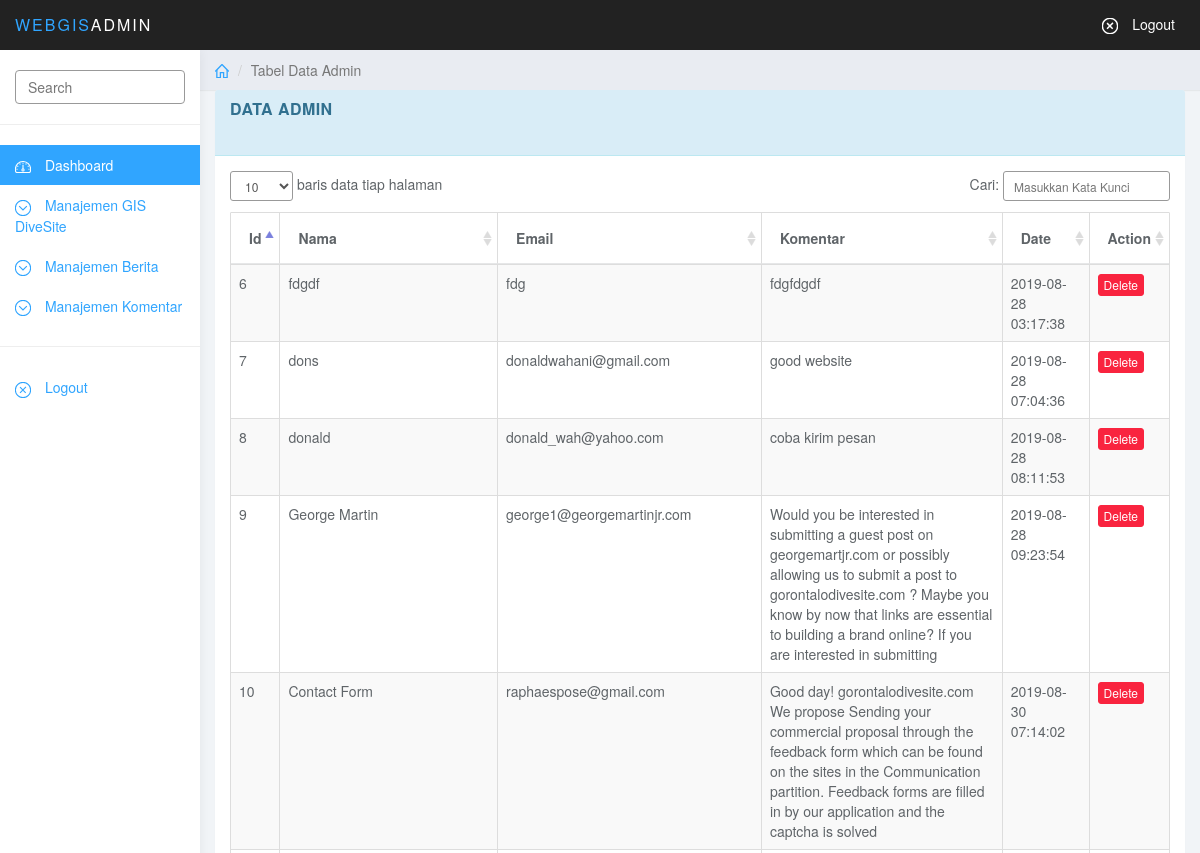
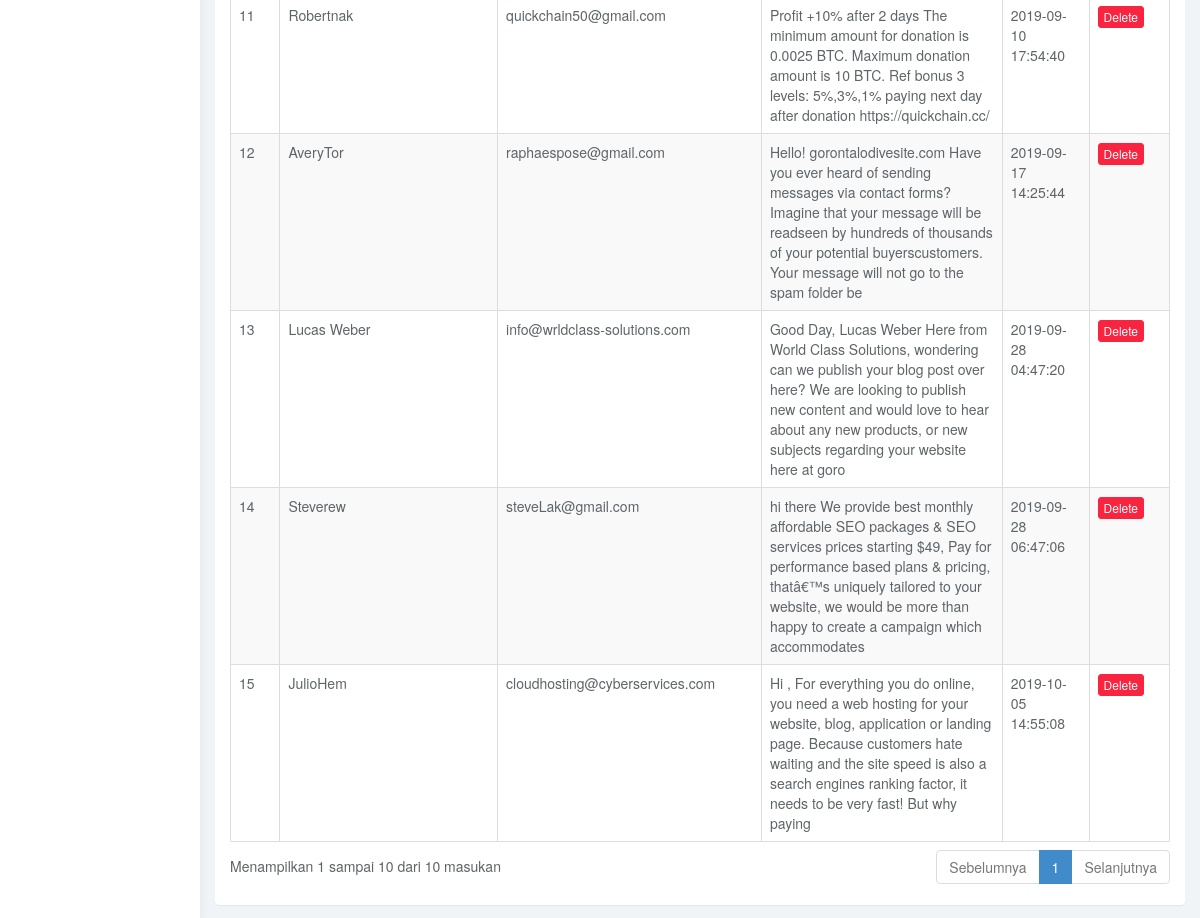
/tempatpanel/tabelkomentar.php (signed in), run on the app's committed database (2 pictures, top to bottom).
### tables this page shows
CREATE TABLE IF NOT EXISTS `comment` (
  `Id_comment` int(11) NOT NULL AUTO_INCREMENT,
  `nama` varchar(100) NOT NULL,
  `email` varchar(100) NOT NULL,
  `website` varchar(255) DEFAULT NULL,
  `komentar` text NOT NULL,
  `art_id` int(11) NOT NULL,
  `art_url` varchar(255) DEFAULT NULL,
  `date` datetime NOT NULL,
  PRIMARY KEY (`Id_comment`)
);

### tempatpanel/tabelkomentar.php (the view, shortened to what this page needs)
<!DOCTYPE html>
<html>
<head>
<link href="css/bootstrap.min.css" rel="stylesheet">
<link href="css/datepicker3.css" rel="stylesheet">
<link href="css/bootstrap-table.css" rel="stylesheet">
<link href="css/styles.css" rel="stylesheet">
    <link rel="stylesheet" href="css2/font-awesome.min.css">
    <link href="css2/datatable-bootstrap.css" rel="stylesheet">
</head>
<body>
	<nav class="navbar navbar-inverse navbar-fixed-top" role="navigation">
		<div class="container-fluid">
			<div class="navbar-header">
				<a class="navbar-brand" href="#"><span>WEBGIS</span>ADMIN</a>
				<ul class="user-menu">
						<li><a href="logout.php"><svg class="glyph stroked cancel"><use xlink:href="#stroked-cancel"></use></svg> Logout</a></li>
				</ul>
			</div>
		</div>
	</nav>
	<div id="sidebar-collapse" class="col-sm-3 col-lg-2 sidebar">
		<form role="search">
			<div class="form-group">
				<input type="text" class="form-control" placeholder="Search">
			</div>
		</form>
		<ul class="nav menu">
			<?php
			include"menu.php";
			?>
	</div>
	<div class="col-sm-9 col-sm-offset-3 col-lg-10 col-lg-offset-2 main">
		<div class="row">
			<ol class="breadcrumb">
				<li><a href="index.php"><svg class="glyph stroked home"><use xlink:href="#stroked-home"></use></svg></a></li>
				<li class="active">Tabel Data Admin</li>
			</ol>
		</div>
		<div class="row">
        <div class="col-md-12">
          <div class="panel panel-info panel-dashboard">
            <div class="panel-heading centered">
              <h2 class="panel-title"><strong>DATA ADMIN</strong></h2>
            </div>
            <div class="panel-body">
              <table class="table table-bordered table-striped table-admin">
              <thead>
                <tr>
					<th width="0%">Id</th>
					<th width="30%">Nama</th>
					<th width="30%">Email</th>
					<th width="30%">Komentar</th>
					<th width="30%">Date</th>
					<th width="20%">Action</th>
				</tr>
				<tbody>
				<?php
					include 'connection.php';
					$query  = "select * from comment order by Id_comment limit 1000";
					$res    = mysqli_query($con,$query);
					while($row=mysqli_fetch_array($res)){
						echo '<tr>';
						echo '<td>'. $row['Id_comment'] . '</td>';
						echo '<td>'. $row['nama'] . '</td>';
						echo '<td>'. $row['email'] . '</td>';
						echo '<td>'. $row['komentar'] . '</td>';
						echo '<td>'. $row['date'] . '</td>';
						echo '<td><a class="btn btn-xs btn-danger" href="hapuskomentar.php?Id_comment='. $row['Id_comment'] . '">Delete</a>
							  </td>';
						echo '</tr>';
					}
				?>
		 		</tbody>
            </table>
            </div>
            </div>
          </div>
        </div>
      </div>
</body>
</html>

### tempatpanel/menu.php (shortened to what this page needs)
<ul class="nav menu">
			<li class="active"><a href="index.php"><svg class="glyph stroked dashboard-dial"><use xlink:href="#stroked-dashboard-dial"></use></svg> Dashboard</a></li>
			<li class="parent ">
				<a href="#">
					<span data-toggle="collapse" href="#sub-item-1"><svg class="glyph stroked chevron-down"><use xlink:href="#stroked-chevron-down"></use></svg></span> Manajemen GIS DiveSite
				</a>
			</li>
			<li class="parent ">
				<a href="#">
					<span data-toggle="collapse" href="#sub-item-3"><svg class="glyph stroked chevron-down"><use xlink:href="#stroked-chevron-down"></use></svg></span> Manajemen Berita
				</a>
			</li>
			 <li class="parent ">
                <a href="#">
                    <span data-toggle="collapse" href="#sub-item-4"><svg class="glyph stroked chevron-down"><use xlink:href="#stroked-chevron-down"></use></svg></span> Manajemen Komentar
                </a>
            </li>
            <li role="presentation" class="divider"></li>
            <li><a href="logout.php"><svg class="glyph stroked cancel"><use xlink:href="#stroked-cancel"></use></svg> Logout</a></li>
        </ul>

### tempatpanel/css/styles.css (style rules this page uses)
body { background: #f1f4f7; padding-top: 50px; color: #5f6468; }
a, a:hover, a:focus { color: #30a5ff; }
h1, h2, h3, h4, h5, h6 { color: #5f6468; }
h2 { font-weight: 300; margin-bottom: 20px; }
.form-control { border: 1px solid #999; box-shadow: none; }
.navbar-header .navbar-brand { color: #fff; font-size: 16px; text-transform: uppercase; font-weight: 500; letter-spacing: 2px; }
.navbar-header .navbar-brand span { color: #30a5ff; }
.btn-danger, .btn-danger:hover, .btn-danger:focus, .btn-danger:active, .btn-danger.active, .open > .dropdown-toggle.btn-danger, .btn-danger.disabled, .btn-danger[disabled], fieldset[disabled] .btn-danger, .btn-danger.disabled:hover, .btn-danger[disabled]:hover, fieldset[disabled] .btn-danger:hover, .btn-danger.disabled:focus, .btn-danger[disabled]:focus, fieldset[disabled] .btn-danger:focus, .btn-danger.disabled:active, .btn-danger[disabled]:active, fieldset[disabled] .btn-danger:active, .btn-danger.disabled.active, .btn-danger[disabled].active, fieldset[disabled] .btn-danger.active { background-color: #f9243f; border-color: #f9243f; }
.panel { border: 0; }
.panel-heading { font-size: 18px; font-weight: 300; letter-spacing: 0.025em; height: 66px; line-height: 45px; }
.navbar { border: 0; }
.user-menu { display: inline-block; margin-top: 14px; margin-right: 10px; float: right; list-style: none; padding: 0; }
.user-menu a { color: #fff; }
.sidebar { display: block; background-color: #fff; padding: 0; display: none; }
.sidebar form { padding: 20px 15px 5px 15px; border-bottom: 1px solid #eee; margin-bottom: 20px; }
@media (min-width: 768px) { .sidebar { display: block; position: fixed; top: 50px; bottom: 0; left: 0; z-index: 1000; display: block; margin: 0; padding: 0; overflow-x: hidden; overflow-y: auto; background-color: #fff; box-shadow: 1px 0px 10px rgba(0, 0, 0, .05); } }
@media (min-width: 768px) { .navbar-header { width: 100%; } }
.sidebar ul.nav .active a, .sidebar ul.nav li.parent a.active, .sidebar ul.nav .active > a:hover, .sidebar ul.nav li.parent a.active:hover, .sidebar ul.nav .active > a:focus, .sidebar ul.nav li.parent a.active:focus { color: #fff; background-color: #30a5ff; }
.sidebar ul.nav li.divider { border-bottom: 1px solid #eee; margin: 20px 0; }
.breadcrumb { border-radius: 0; padding: 10px 15px; background: #e9ecf2; box-shadow: 0 1px 1px rgba(0, 0, 0, .05); margin: 0 ; }
.table { background: #fff; }
.table>thead>tr>th { border-bottom: 1px solid #e6e7e8; vertical-align: middle; height: 50px; }
.sidebar .glyph, .user-menu .glyph { height: 16px; width: 16px; margin: 0 10px 0 0; stroke-width: 3px; }
.user-menu .glyph { stroke-width: 4px; }
.breadcrumb .glyph { height: 14px; width: 14px; margin: -2px 0 0 0; stroke-width: 4px; }

### data on the page
comment: Id_comment "6", nama "fdgdf", email "fdg", komentar "fdgfdgdf", date "2019-08-28 03:17:38"
comment: Id_comment "7", nama "dons", email "donaldwahani@gmail.com", komentar "good website", date "2019-08-28 07:04:36"
comment: Id_comment "8", nama "donald", email "donald_wah@yahoo.com", komentar "coba kirim pesan", date "2019-08-28 08:11:53"
comment: Id_comment "9", nama "George Martin", email "george1@georgemartinjr.com", komentar "Would you be interested in submitting a guest post on georgemartjr.com or possibly allowing us to submit a post to gorontalodivesite.com ? Maybe you know by now that links are essential to building a brand online? If you are interested in submitting", date "2019-08-28 09:23:54"
comment: Id_comment "10", nama "Contact Form", email "raphaespose@gmail.com", komentar "Good day! gorontalodivesite.com We propose Sending your commercial proposal through the feedback form which can be found on the sites in the Communication partition. Feedback forms are filled in by our application and the captcha is solved", date "2019-08-30 07:14:02"
comment: Id_comment "11", nama "Robertnak", email "quickchain50@gmail.com", komentar "Profit +10% after 2 days The minimum amount for donation is 0.0025 BTC. Maximum donation amount is 10 BTC. Ref bonus 3 levels: 5%,3%,1% paying next day after donation https://quickchain.cc/", date "2019-09-10 17:54:40"
comment: Id_comment "12", nama "AveryTor", email "raphaespose@gmail.com", komentar "Hello! gorontalodivesite.com Have you ever heard of sending messages via contact forms? Imagine that your message will be readseen by hundreds of thousands of your potential buyerscustomers. Your message will not go to the spam folder be", date "2019-09-17 14:25:44"
comment: Id_comment "13", nama "Lucas Weber", email "info@wrldclass-solutions.com", komentar "Good Day, Lucas Weber Here from World Class Solutions, wondering can we publish your blog post over here? We are looking to publish new content and would love to hear about any new products, or new subjects regarding your website here at goro", date "2019-09-28 04:47:20"
comment: Id_comment "14", nama "Steverew", email "steveLak@gmail.com", komentar "hi there We provide best monthly affordable SEO packages & SEO services prices starting $49, Pay for performance based plans & pricing, thatâ€™s uniquely tailored to your website, we would be more than happy to create a campaign which accommodates", date "2019-09-28 06:47:06"
comment: Id_comment "15", nama "JulioHem", email "cloudhosting@cyberservices.com", komentar "Hi , For everything you do online, you need a web hosting for your website, blog, application or landing page. Because customers hate waiting and the site speed is also a search engines ranking factor, it needs to be very fast! But why paying", date "2019-10-05 14:55:08"
